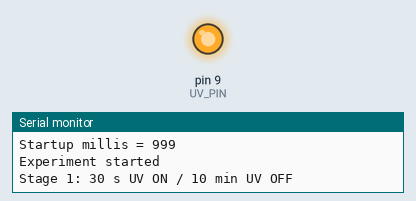
Recording of a sketch running on a simulated Arduino Uno, built with avr-gcc and run on an emulated ATmega328P. On the bench: output pins drawn as LEDs (lit = HIGH), the last lines printed to the serial monitor.

Above: at 1.1 s.
At 31.1 s:
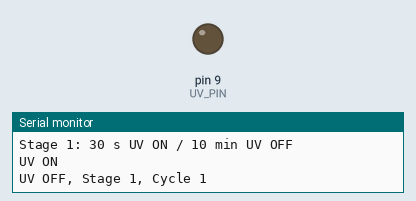
Timing chart, 0 to 32.6 s (numbered marks = the images above):
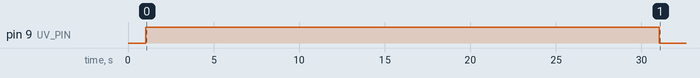

The sketch:

arduino_last_sketch1.ino
```cpp
// Pin for MOSFET gate
const int UV_PIN = 9;

// Number of stages
const int STAGES = 3;

// UV ON times in milliseconds
unsigned long uvOnTime[STAGES] = {
  30000UL,    // 30 seconds
  60000UL,    // 1 minute
  180000UL    // 3 minutes
};

// UV OFF / bleaching times in milliseconds
unsigned long uvOffTime[STAGES] = {
  900000UL,   // 15 minutes
  1500000UL,   // 25 minutes
  2100000UL    // 35 minutes
};

// Number of cycles for each stage
int cyclesPerStage[STAGES] = {
  10,
  10,
  10
};

int currentStage = 0;
int currentCycle = 0;

bool uvIsOn = false;
bool experimentFinished = false;

unsigned long previousTime = 0;

void setup() {
  pinMode(UV_PIN, OUTPUT);
  digitalWrite(UV_PIN, LOW);

  Serial.begin(9600);
  delay(1000);

  Serial.println("Arduino restarted!");
  Serial.print("Startup millis = ");
  Serial.println(millis());

  Serial.println("Experiment started");
  Serial.println("Stage 1: 30 s UV ON / 10 min UV OFF");

  // Start first UV ON period
  uvIsOn = true;
  digitalWrite(UV_PIN, HIGH);
  previousTime = millis();

  Serial.println("UV ON");
}

void loop() {
  if (experimentFinished) {
    digitalWrite(UV_PIN, LOW);
    return;
  }

  unsigned long currentTime = millis();

  if (uvIsOn) {
    // UV irradiation period
    if (currentTime - previousTime >= uvOnTime[currentStage]) {
      uvIsOn = false;
      digitalWrite(UV_PIN, LOW);
      previousTime = currentTime;

      Serial.print("UV OFF, Stage ");
      Serial.print(currentStage + 1);
      Serial.print(", Cycle ");
      Serial.println(currentCycle + 1);
    }
  }
  else {
    // Bleaching period
    if (currentTime - previousTime >= uvOffTime[currentStage]) {
      currentCycle++;

      // Check if current stage is finished
      if (currentCycle >= cyclesPerStage[currentStage]) {
        currentStage++;
        currentCycle = 0;

        // Check if all stages are finished
        if (currentStage >= STAGES) {
          experimentFinished = true;
          digitalWrite(UV_PIN, LOW);
          Serial.println("Experiment finished");
          return;
        }

        Serial.print("Next stage: ");
        Serial.println(currentStage + 1);

        if (currentStage == 1) {
          Serial.println("Stage 2: 1 min UV ON / 20 min UV OFF");
        }

        if (currentStage == 2) {
          Serial.println("Stage 3: 3 min UV ON / 30 min UV OFF");
        }
      }

      // Start next UV ON period
      uvIsOn = true;
      digitalWrite(UV_PIN, HIGH);
      previousTime = currentTime;

      Serial.print("UV ON, Stage ");
      Serial.print(currentStage + 1);
      Serial.print(", Cycle ");
      Serial.println(currentCycle + 1);
    }
  }
}
```

Measured:
- by itself, pin 9 (UV_PIN): HIGH → LOW at 31.0 s
